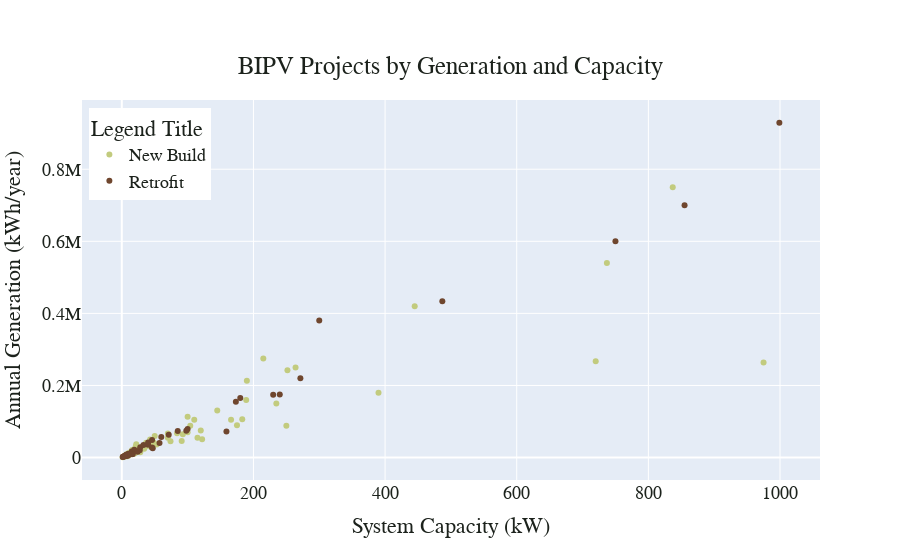

Source (notebook cell):
### Code cell
new = plot_data[plot_data['Project Type']=='New Build']
retro = plot_data[plot_data['Project Type']=='Retrofit']

x_new = new['System Rating']
y_new = new['System Generation']

x_retro = retro['System Rating']
y_retro = retro['System Generation']

fig = go.Figure(data=[
    go.Scatter(name='New Build',x=x_new, y=y_new, mode='markers',
           marker_color='#' + get_color_dict()['new_cat']),
    go.Scatter(name='Retrofit',x=x_retro, y=y_retro, mode='markers',
           marker_color='#' + get_color_dict()['retrofit_cat'])])


fig.update_layout(
    title={"text":"BIPV Projects by Generation and Capacity",
            'y':0.9,
            'x':0.5,
            'xanchor': 'center',
            'yanchor': 'top'},
    xaxis_title="System Capacity (kW)",
    yaxis_title="Annual Generation (kWh/year)",
    legend_title="Legend Title",
    font=dict(
        family="Urbanist",
        size=18,
        color='#' + get_color_dict()['black']
    )
)
fig.update_layout(legend=dict(
    yanchor="top",
    y=0.98,
    xanchor="left",
    x=0.01
))

fig.show()

### Figure 1 — Plotly figure (JSON) as saved in the notebook; plotly's stock layout.template omitted (floating-point values rounded to 4 significant figures)
{"data": [{"marker": {"color": "#c2cb7e"}, "mode": "markers", "name": "New Build", "type": "scatter", "x": [21, 390, 175, 37, 166, 30, 19, 190, 3.1, 215, 34, 50, 264, 720, 70, 250, 20.6, 7.6, 48.2, 100, 11.7, 110.1, 100, 5, 91, 15.28, 36.9, 8, 43, 27, 1.3, 3.12, 32.9, 120, 35.7, 975, 32, 9.5, 21.8, 28, 22.4, 189, 10, 19.08, 21, 44.6, 22, 6.5, 16, 92.74, 84, 20, 27, 43.7, 7.04, 20, 5, 18, 837, 22, 8, 8.4, 4.3, 234.8, 7.36, 11, 115, 183, 145, 2, 445, 18.05, 11, 122, 737, 20, 53, 251.7, 70, 20, 16.1, 104, 74, 14], "y": [16500, 180000, 89600, 41000, 105000, 24480, 18411, 213000, 2900, 274985, 24718, 59750, 250000, 267500, 55000, 87921, 28000, 5996.0, 42416, 113000, 10500, 104576, 70000, 3815, 45955, 19500, 36900, 5648, 49880, 24750, 850, 2700, 30000, 75000, 30000, 264000, 32000, 8550, 32470, 14392, 20800, 160000, 5150, 16000, 20685, 40000, 37000, 7700, 21000, 65000, 67635, 15000, 17500, 30000, 9000, 15000, 4500, 17000, 750000, 20350, 7150, 3460, 2042.0, 150311, 7200, 9240, 54970, 106000, 130500, 2000, 420000, 10800, 13600, 50996, 540000, 12260, 36503, 242300, 66678, 20000, 15000, 88400, 45000, 12000]}, {"marker": {"color": "#6f462e"}, "mode": "markers", "name": "Retrofit", "type": "scatter", "x": [9.6, 1.78, 47, 60, 46, 27.2, 28, 100, 750, 300, 40, 3.8, 57.3, 71.3, 1.4, 85, 159, 9.5, 6.15, 15, 5.78, 5.6, 9.5, 180, 12, 240, 8, 7.5, 33, 19, 5, 271.3, 45.9, 6.7, 40, 14.14, 3.12, 24, 173.3, 999, 855, 487, 16.8, 230, 98, 12, 7, 13.5, 15.5, 9, 13], "y": [6000, 2130, 25521, 57000, 49000, 20000, 28616, 79000, 600000, 380000, 41760, 3500, 40500, 63500, 1500, 74000, 72345, 10000, 4779, 16500, 5800, 5700, 9359, 165000, 9996, 174960, 5664, 5308, 35000, 22002, 5000, 220329, 28090.0, 4958, 35480, 10917, 2746.0, 16400, 155000, 929000, 700000, 434045, 10000, 174570, 74382, 10600, 7742, 10000, 8990, 7650, 9633]}], "layout": {"font": {"color": "#1c221c", "family": "Urbanist", "size": 18}, "legend": {"title": {"text": "Legend Title"}, "x": 0.01, "xanchor": "left", "y": 0.98, "yanchor": "top"}, "title": {"text": "BIPV Projects by Generation and Capacity", "x": 0.5, "xanchor": "center", "y": 0.9, "yanchor": "top"}, "xaxis": {"title": {"text": "System Capacity (kW)"}}, "yaxis": {"title": {"text": "Annual Generation (kWh/year)"}}}}
